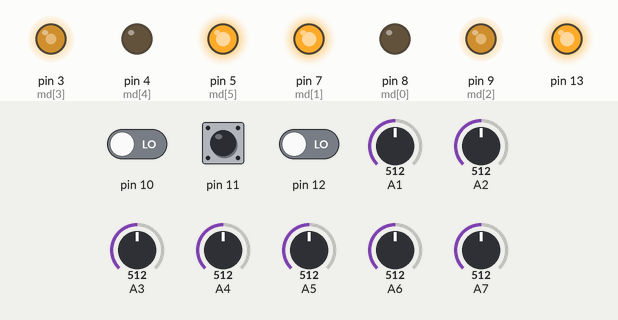
A sketch run on a simulated Arduino Uno, built with avr-gcc and run on an emulated ATmega328P. Shown: output pins drawn as LEDs (lit = HIGH). The inputs (shaded band) are chosen by the test bench; at power-on: pin 11 LOW, A5 = 512, A4 = 512, pin 10 LOW, pin 12 LOW, A1 = 512, A2 = 512, A3 = 512, A6 = 512, A7 = 512.

Above: at 0.8 s.
0.9 s: pin 11 driven HIGH
At 2.8 s:
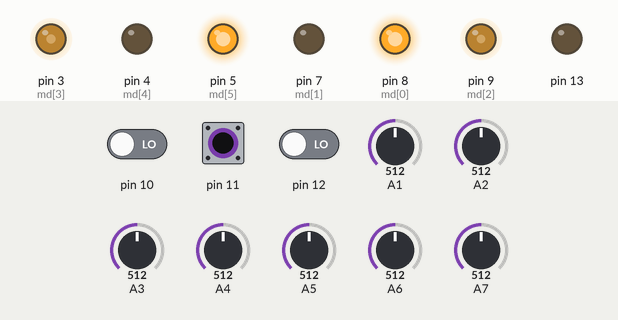
3.1 s: A5 set to 306
At 6.0 s:
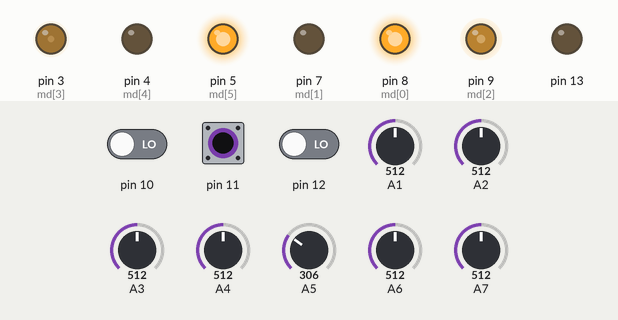
6.1 s: A4 set to 306
At 6.9 s:
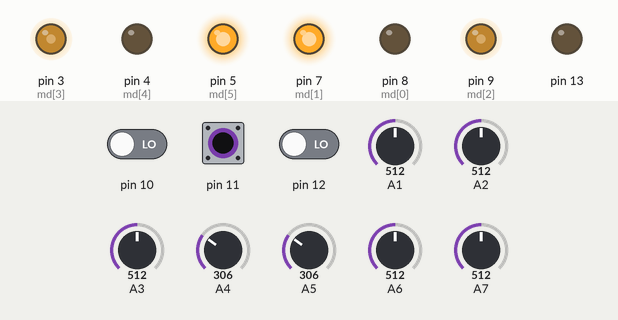
7.6 s: pin 11 pulsed LOW 5 times (0.12 s each, 0.3 s apart)
At 8.17 s:
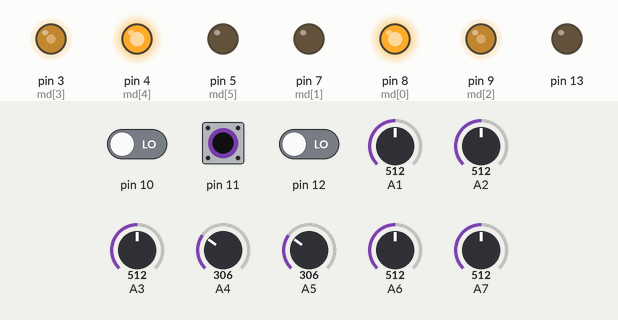
Timing chart, 0 to 10.6 s (numbered marks = the images above; inputs shaded):
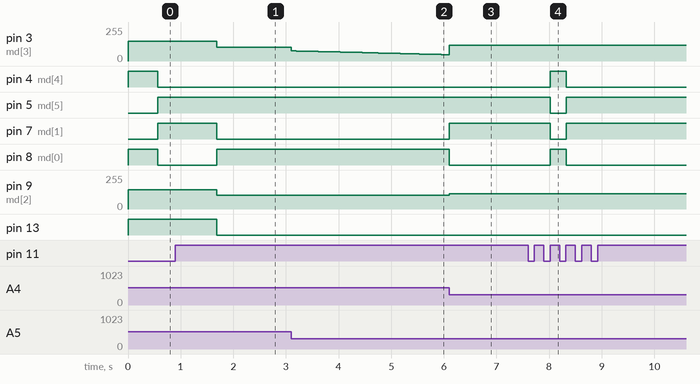

The sketch:

maze_solver_final.ino
```cpp
int A[11][11];
int b[6][2]={{6,2},{5,2},{0,0}};
int ch[20][2];int nch=-1;
int nb=6,ib=0,M[18],im;
int ix,iy;
int X,Y,D;
int in[10];
int ma[7]={0,0,0,0,0,0,0};
int mi[7]={0,500,500,0,500,500,0};
int md[]={8,7,9,3,4,5};
int cv;int m,pcv;
float kp=0.19,ki=0.00008,kd=0.05;
int a;
int mov(){
  int b=0;int perr;long cerr=0;int pwma=0,pwmb=0,pwmm=180;
  	while((b==0)||(in[7]==0)&&(in[9]==0)){
  takeInput();
  if(in[7]==0&&in[9]==0) b=1;
  if(in[0]==0&&in[6]==0) pwmm=180;
  setValues();
  int err = 0 - cv;
  cerr+=err;
  float pwm = err*kp + cerr*ki + (err-perr)*kd;
  perr=err;
  pwma=pwmm-pwm;pwmb=pwmm+pwm;
  pwma=(pwma>pwmm)?pwmm:pwma;
  pwmb=(pwmb>pwmm)?pwmm:pwmb;
  pwma=(pwma<0)?0:pwma;
  pwmb=(pwmb<0)?0:pwmb;
  if(abs(pwm)>100)return 0;
  digitalWrite(md[0],HIGH);
  digitalWrite(md[1],LOW);
  digitalWrite(md[4],LOW);
  digitalWrite(md[5],HIGH);
  speedControl(pwma,pwmb);}
  speedControl(0,0);
  return in[8];
}
void setup(){
  D=2;X=1;Y=1;im=-1;
  Serial.begin(9600);
  pinMode(13,OUTPUT);pinMode(10,INPUT);
  pinMode(11,INPUT);pinMode(12,INPUT);
  pinMode(4,OUTPUT);pinMode(5,OUTPUT);//motor B
  pinMode(7,OUTPUT);pinMode(8,OUTPUT);//motor A
  pinMode(9,OUTPUT);//motor A pwm
  pinMode(3,OUTPUT);//motor B pwm
  digitalWrite(13,HIGH);
 digitalWrite(13,HIGH);
  for(int i=0;i<500;i++)
  {
    takeInput();
    digitalWrite(md[0],HIGH);
    digitalWrite(md[1],LOW);
    digitalWrite(md[4],HIGH);
    digitalWrite(md[5],LOW);
    speedControl(255,255);
  }
  for(int i=0;i<1000;i++)
    {takeInput();
    digitalWrite(md[0],LOW);
    digitalWrite(md[1],HIGH);
    digitalWrite(md[4],LOW);
    digitalWrite(md[5],HIGH);
    speedControl(255,255);
  }
  while(in[3]==0){
    takeInput();
    digitalWrite(md[0],HIGH);
    digitalWrite(md[1],LOW);
    digitalWrite(md[4],HIGH);
    digitalWrite(md[5],LOW);
    speedControl(255,255);
  }
  speedControl(0,0);
  digitalWrite(md[0],HIGH);
  digitalWrite(md[1],LOW);
  digitalWrite(md[4],LOW);
  digitalWrite(md[5],HIGH);
  digitalWrite(13,LOW);
  ix=0;iy=0;
  for(int i=0;i<6;i++){printf("%d,%d\n",b[i][0]+1,b[i][1]+1);}

    for(int i=0;i<11;i++){
        A[i][0]=1000;A[0][i]=1000;A[10][i]=1000;A[i][10]=1000;
    }
    mov();
}
void calc(){
    for(int i=1;i<10;i++)

        for(int j=1;j<10;j++)

            if(A[i][j]!=500)

                A[i][j]=abs(b[ib][0]-i+1)+abs(b[ib][1]-j+1);
}

void takeInput(){
  in[0]=digitalRead(12);
  in[1]=analogRead(18);
  in[2]=analogRead(19);
  in[3]=digitalRead(11);
  in[4]=analogRead(20);
  in[5]=analogRead(21);
  in[6]=digitalRead(10);
  for(int i=1;i<6;i++){
    if(i==3)continue;
    if(in[i]>ma[i])
      {ma[i]=in[i];}
    else
    if(in[i]<mi[i])
      mi[i]=in[i];

    in[i]=map(in[i],mi[i],ma[i],0,255);
  }
   in[7]=analogRead(15);in[7]=((in[7]>500)?1:0);
   in[8]=analogRead(16);in[8]=((in[8]>500)?1:0);
   in[9]=analogRead(17);in[9]=((in[9]>150)?1:0);
}
void setValues(){
  if(in[3]==1)m=(-in[1]*3-in[2]+in[4]+in[5]*3);
  if((in[1]>60||in[2]>60||in[4]>60||in[5]>60||in[3]==1))
  cv =m*in[3]
      +(1-in[3])*(((in[1]+in[2])>(in[4]+in[5]))?(m-(+(255-in[1])*3+(255-in[2]))):((255-in[4])+(255-in[5])*3+m));
   else cv=1800*(pcv/abs(pcv));
  pcv=cv;
}
void turn(int c){
int e=0;
while(e==0||(in[3]==0))
  {
  takeInput();
  if(in[3]==0)e=1;
  if(c){
    digitalWrite(md[0],HIGH);
    digitalWrite(md[1],LOW);
    digitalWrite(md[4],HIGH);
    digitalWrite(md[5],LOW);

  }
  else{
    digitalWrite(md[0],LOW);
    digitalWrite(md[1],HIGH);
    digitalWrite(md[4],LOW);
    digitalWrite(md[5],HIGH);

  }
    speedControl(200,200);
  }
  if(c){D--;if(D==0)D=4;}
  else{D++;if(D==5)D=1;}
  speedControl(0,0);
  digitalWrite(md[0],HIGH);
  digitalWrite(md[1],LOW);
  digitalWrite(md[4],LOW);
  digitalWrite(md[5],HIGH);
}
void loop(){
  sp();
  if(!go())
  {digitalWrite(13,HIGH);
  delay(1000);
  digitalWrite(13,LOW);
  ib++;}
}

int go(){
  for(int i=0;i<=im;i++){if(goto_(M[i]))return -1;}
  return 0;
}
void setp(int d){
switch(d){
    case 1:Y++;break;
    case 2:X++;break;
    case 3:Y--;break;
    case 4:X--;break;
}
}

int goto_(int d){

  if(d==D){if(!mov()){setp(D);turn(0);turn(0);mov();ch[++nch][0]=X;ch[nch][1]=Y;A[X][Y]=500;setp(D);return -1;}else {setp(D);return 0;}}
  if((abs(d-D)==2)){turn(1);turn(1);if(!mov()){setp(D);turn(0);turn(0);mov();ch[++nch][0]=X;A[X][Y]=500;ch[nch][1]=Y;setp(D);return -1;}else setp(D);return 0;}
  if((d==4&&D==1)||(d<D)){turn(1);if(!mov()){setp(D);turn(0);turn(0);mov();ch[++nch][0]=X;A[X][Y]=500;ch[nch][1]=Y;setp(D);return -1;}else setp(D);return 0;}
  if((d>D)||(D==4&&d==1)){turn(0);if(!mov()){setp(D);turn(0);turn(0);mov();ch[++nch][0]=X;A[X][Y]=500;ch[nch][1]=Y;setp(D);return -1;}else setp(D);return 0;}
}
void sp(){
    ix=X;iy=Y;im=-1;
    calc();
   int i=0,j=0,k=0;

                while(!((b[ib][0]==(ix-1))&&(b[ib][1]==(iy-1)))){
                    A[ix][iy]+=2;
                    nextd(min(A[ix][iy+1],min(A[ix-1][iy],min(A[ix+1][iy],A[ix][iy-1]))));
                    for(k=0;k<nch;k++){
                        if((ix==ch[k][0])&&(iy==ch[k][1])){
                            A[ix][iy]=500;
                            switch(M[im]){
                                case 1:A[ix][--iy]+=2;break;

                                case 2:A[--ix][iy]+=2;break;

                                case 3:A[ix][++iy]+=2;break;

                                case 4:A[++ix][iy]+=2;break;

                            }
                        im--;break;
                        }
                    }
                }
                for(i=1;i<im;i++){
                        if(abs(M[i]-M[i-1])==2){for(j=i-1;j<=im-2;j++)M[j]=M[j+2];im-=2;i=((i<2)?0:(i-2));}
                        else if(abs(M[i+1]-M[i-1])==2){M[i-1]=M[i];for(j=i;j<=im-2;j++)M[j]=M[j+2];im-=2;i=((i<2)?0:(i-2));}
                }


}
void nextd(int t1){
    if(im!=0){
        switch(M[im]){

            case 1:if(t1==A[ix][iy+1]){iy++;M[++im]=1;return;}break;

            case 2:if(t1==A[ix+1][iy]){ix++;M[++im]=2;return;}break;

            case 3:if(t1==A[ix][iy-1]){iy--;M[++im]=3;return;}break;

            case 4:if(t1==A[ix-1][iy]){ix--;M[++im]=4;return;}break;
        }
    }
     switch(D){

      case 1:
      if(t1==A[ix][iy+1]){
         iy++;M[++im]=1;return;
      }
      if(t1==A[ix+1][iy]){
         ix++;M[++im]=2;return;
      }
      if(t1==A[ix-1][iy]){
          ix--;M[++im]=4;return;
      }
      if(t1==A[ix][iy-1]){
          iy--;M[++im]=3;return;
      }break;
      case 2:
      if(t1==A[ix+1][iy]){
         ix++;M[++im]=2;return;
      }

      if(t1==A[ix][iy+1]){
         iy++;M[++im]=1;return;
      }
      if(t1==A[ix][iy-1]){
          iy--;M[++im]=3;return;
      }
      if(t1==A[ix-1][iy]){
          ix--;M[++im]=4;return;
      }
      break;

      case 3:

      if(t1==A[ix][iy-1]){
          iy--;M[++im]=3;return;
      }break;
      if(t1==A[ix+1][iy]){
         ix++;M[++im]=2;return;
      }
      if(t1==A[ix-1][iy]){
          ix--;M[++im]=4;return;
      }
      if(t1==A[ix][iy+1]){
         iy++;M[++im]=1;return;
      }
      case 4:
      if(t1==A[ix-1][iy]){
          ix--;M[++im]=4;return;
      }
      if(t1==A[ix][iy-1]){
          iy--;M[++im]=3;return;
      }
      if(t1==A[ix][iy+1]){
         iy++;M[++im]=1;return;
      }
      if(t1==A[ix+1][iy]){
         ix++;M[++im]=2;return;
      }
      break;
    }

}
void speedControl(int a, int b){
  analogWrite(9, map(a,0,255,0,145));
  analogWrite(3, map(b,0,255,0,150));
}
```

Measured:
- after the input at 0.9 s, pin 3 (md[3]): 150/255 → 105/255 after 0.79 s; pin 4 (md[4]): stays LOW (without the input it goes to HIGH after 0.79 s); pin 5 (md[5]): stays HIGH (without the input it goes to LOW after 0.79 s); pin 9 (md[2]): 145/255 → 102/255 after 0.79 s; pin 13: HIGH → LOW after 0.79 s
- after the input at 3.1 s, pin 3 (md[3]): moves from 105/255 to 47/255 over 3.0 s, starting at once
- after the input at 6.1 s, pin 7 (md[1]): LOW → HIGH at once; pin 8 (md[0]): HIGH → LOW at once; pin 9 (md[2]): 102/255 → 113/255 at once
- after the input at 7.6 s, pin 4 (md[4]), pin 8 (md[0]): LOW → HIGH after 0.42 s, → LOW 0.30 s later; pin 5 (md[5]), pin 7 (md[1]): HIGH → LOW after 0.42 s, → HIGH 0.30 s later
